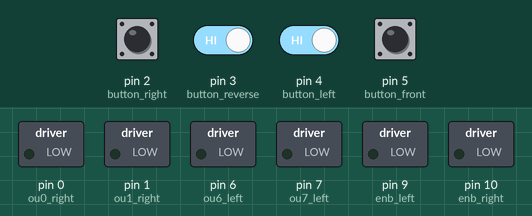
Recording of a sketch running on a simulated Arduino Uno, built with avr-gcc and run on an emulated ATmega328P. Shown: switched loads named in the sketch (green lamp = pin HIGH). Inputs (shaded band) come from the test bench; at power-on: pin 2 (button_right), pin 3 (button_reverse), pin 4 (button_left) HIGH, pin 5 (button_front) LOW.

Above: at 1.2 s.
1.3 s: pin 3 (button_reverse) driven LOW and pin 4 (button_left) driven LOW
At 1.9 s:
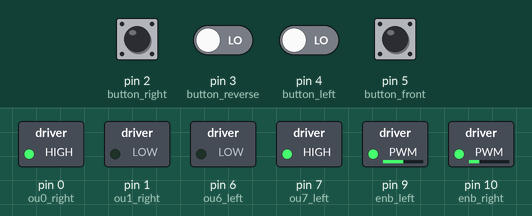
2.8 s: pin 2 (button_right) pulled LOW for 0.15 s
At 2.88 s:
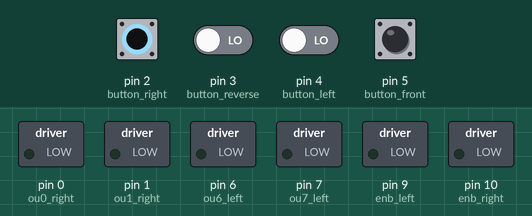
4.4 s: pin 2 (button_right) driven LOW and pin 3 (button_reverse) driven HIGH
At 4.7 s:
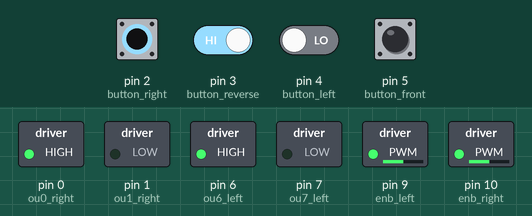
5.9 s: pin 3 (button_reverse) driven LOW
At 7.1 s:
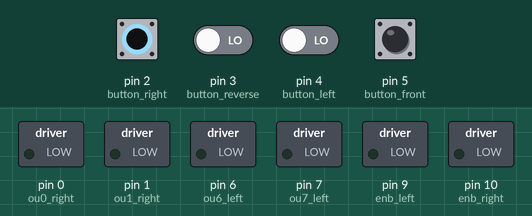
7.4 s: pin 4 (button_left) driven HIGH
At 7.9 s:
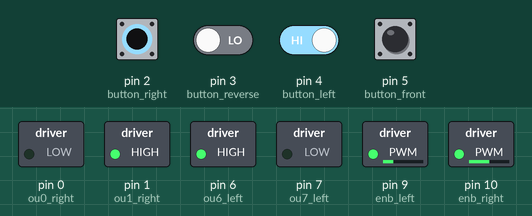
8.9 s: pin 4 (button_left) driven LOW
At 9.2 s:
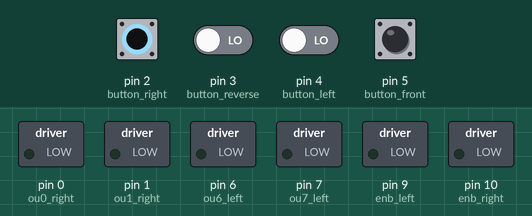
Timing chart, 0 to 11.4 s (numbered marks = the images above; inputs shaded):
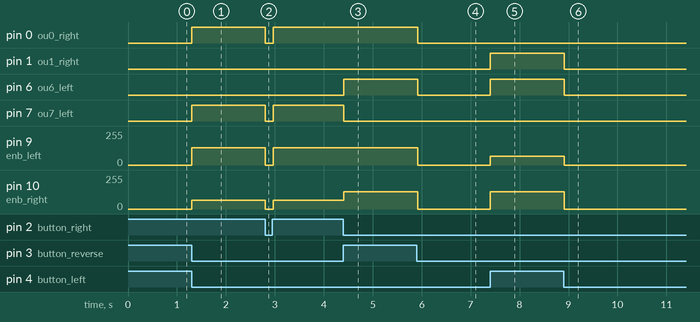

The sketch:

Motor_control_4.ino
```cpp
int button_front = 5;
int button_left = 4;
int button_reverse = 3;
int button_right =2;
int ou0_right = 0;
int ou1_right = 1;
int ou6_left = 6;
int ou7_left = 7;
int enb_right = 10;
int enb_left = 9;


void setup()
 {
   // put your setup code here, to run once:
   pinMode(ou0_right, OUTPUT);
   pinMode(ou1_right, OUTPUT);
   pinMode(ou6_left, OUTPUT);
   pinMode(ou7_left, OUTPUT);
   pinMode(enb_right, OUTPUT);
   pinMode(enb_left, OUTPUT);

   pinMode(button_front, INPUT);
   pinMode(button_left, INPUT);
   pinMode(button_reverse, INPUT);
   pinMode(button_right, INPUT);


   digitalWrite(ou0_right,LOW);
   digitalWrite(ou1_right,LOW);
   digitalWrite(ou6_left, LOW);
   digitalWrite(ou7_left, LOW);
}

void loop()
 {
   // put your main code here, to run repeatedly:

    if (digitalRead(button_front) == HIGH && digitalRead(button_reverse) == LOW && digitalRead(button_left) == LOW && digitalRead(button_right) == LOW)
    {
     digitalWrite(ou0_right, LOW);
     digitalWrite(ou1_right, HIGH);
     analogWrite(enb_right, 128);

     digitalWrite(ou6_left, LOW);
     digitalWrite(ou7_left, HIGH);
     analogWrite(enb_left, 128);

     delay(20);
    }

    else if (digitalRead(button_front) == LOW && digitalRead(button_reverse) == HIGH && digitalRead(button_left) == LOW && digitalRead(button_right) == LOW)
    {

     digitalWrite(ou0_right, HIGH);
     digitalWrite(ou1_right, LOW);
     analogWrite(enb_right, 128);

     digitalWrite(ou6_left, HIGH);
     digitalWrite(ou7_left, LOW);
     analogWrite(enb_left, 128);

     delay(20);
    }

    else if (digitalRead(button_front) == LOW && digitalRead(button_reverse) == LOW && digitalRead(button_left) == HIGH && digitalRead(button_right) == LOW)
    {
     digitalWrite(ou0_right, LOW);
     digitalWrite(ou1_right, HIGH);
     analogWrite(enb_right, 128);

     digitalWrite(ou6_left, HIGH);
     digitalWrite(ou7_left, LOW);
     analogWrite(enb_left, 64);

     delay(20);
    }

    else if (digitalRead(button_front) == LOW && digitalRead(button_reverse) == LOW && digitalRead(button_left) == LOW && digitalRead(button_right) == HIGH)
    {

     digitalWrite(ou0_right, HIGH);
     digitalWrite(ou1_right, LOW);
     analogWrite(enb_right, 64);

     digitalWrite(ou6_left, LOW);
     digitalWrite(ou7_left, HIGH);
     analogWrite(enb_left, 128);

     delay(20);
    }
    else if (digitalRead(button_front) == LOW  && digitalRead(button_reverse) == LOW && digitalRead(button_left) == LOW && digitalRead(button_right) == LOW)
    {

     digitalWrite(ou0_right, LOW);
     digitalWrite(ou1_right, LOW);
     analogWrite(enb_right, 0);

     digitalWrite(ou6_left, LOW);
     digitalWrite(ou7_left, LOW);
     analogWrite(enb_left, 0);

     delay(20);
    }
 }
```

Measured:
- after the input at 1.3 s, pin 0 (ou0_right), pin 7 (ou7_left): LOW → HIGH at once; pin 9 (enb_left): 0/255 → 128/255 at once; pin 10 (enb_right): 0/255 → 64/255 at once
- after the input at 2.8 s, pin 0 (ou0_right), pin 7 (ou7_left): HIGH → LOW at once, → HIGH 0.16 s later; pin 9 (enb_left): 128/255 → 0/255 at once, → 128/255 0.16 s later; pin 10 (enb_right): 64/255 → 0/255 at once, → 64/255 0.16 s later
- after the input at 4.4 s, pin 6 (ou6_left): LOW → HIGH at once; pin 7 (ou7_left): HIGH → LOW at once; pin 10 (enb_right): 64/255 → 128/255 at once
- after the input at 5.9 s, pin 0 (ou0_right), pin 6 (ou6_left): HIGH → LOW at once; pin 9 (enb_left), pin 10 (enb_right): 128/255 → 0/255 at once
- after the input at 7.4 s, pin 1 (ou1_right), pin 6 (ou6_left): LOW → HIGH at once; pin 9 (enb_left): 0/255 → 64/255 at once; pin 10 (enb_right): 0/255 → 128/255 at once
- after the input at 8.9 s, pin 1 (ou1_right), pin 6 (ou6_left): HIGH → LOW at once; pin 9 (enb_left): 64/255 → 0/255 at once; pin 10 (enb_right): 128/255 → 0/255 at once
